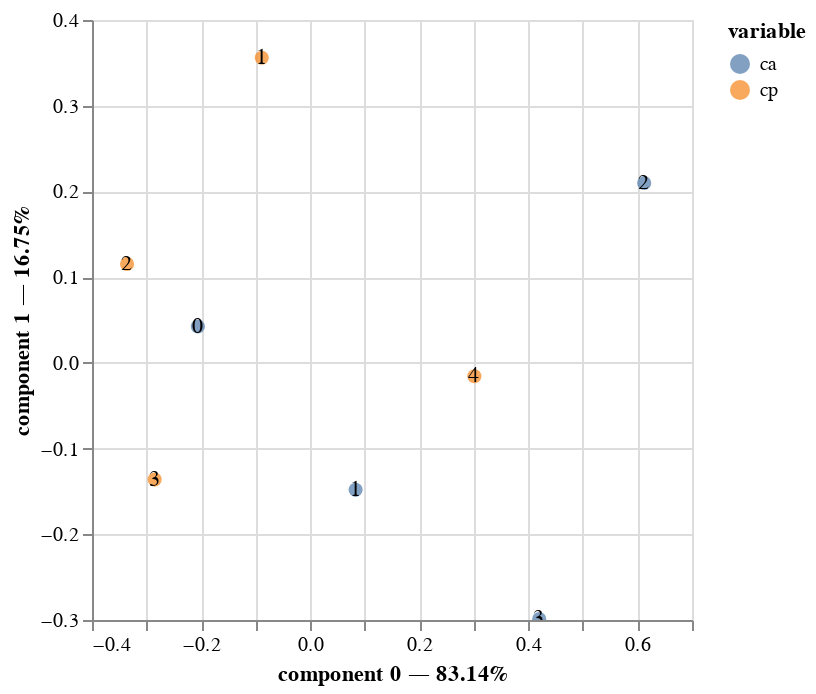

Here is the notebook cell this chart was saved with:
### Code cell
ca.plot(ca_cp__contingancyTab,
        x_component = 0,#First component
        y_component = 1,#Second component
        show_row_markers=True,
        show_column_markers=True,#
        show_row_labels=True,
        show_column_labels=True

)

### Figure 1 — Vega-Lite specification as saved in the notebook (floating-point values rounded to 4 significant figures)
{"config": {"view": {"continuousWidth": 300, "continuousHeight": 300}}, "layer": [{"data": {"name": "data-ae1740b1f84be4438f4fc8b4d1c6bd93"}, "mark": {"type": "circle", "size": 50}, "encoding": {"color": {"field": "variable", "type": "nominal"}, "tooltip": [{"field": "variable", "type": "nominal"}, {"field": "value", "type": "nominal"}, {"field": "component 0", "type": "quantitative"}, {"field": "component 1", "type": "quantitative"}], "x": {"axis": {"title": "component 0 — 83.14%"}, "field": "component 0", "scale": {"zero": false}, "type": "quantitative"}, "y": {"axis": {"title": "component 1 — 16.75%"}, "field": "component 1", "scale": {"zero": false}, "type": "quantitative"}}, "name": "view_1"}, {"data": {"name": "data-ae1740b1f84be4438f4fc8b4d1c6bd93"}, "mark": {"type": "text"}, "encoding": {"text": {"field": "label", "type": "nominal"}, "x": {"axis": {"title": "component 0 — 83.14%"}, "field": "component 0", "scale": {"zero": false}, "type": "quantitative"}, "y": {"axis": {"title": "component 1 — 16.75%"}, "field": "component 1", "scale": {"zero": false}, "type": "quantitative"}}}, {"data": {"name": "data-bfb34bc5840bc16d8fee946f04efc0c2"}, "mark": {"type": "circle", "size": 50}, "encoding": {"color": {"field": "variable", "type": "nominal"}, "tooltip": [{"field": "variable", "type": "nominal"}, {"field": "value", "type": "nominal"}, {"field": "component 0", "type": "quantitative"}, {"field": "component 1", "type": "quantitative"}], "x": {"axis": {"title": "component 0 — 83.14%"}, "field": "component 0", "scale": {"zero": false}, "type": "quantitative"}, "y": {"axis": {"title": "component 1 — 16.75%"}, "field": "component 1", "scale": {"zero": false}, "type": "quantitative"}}}, {"data": {"name": "data-bfb34bc5840bc16d8fee946f04efc0c2"}, "mark": {"type": "text"}, "encoding": {"text": {"field": "label", "type": "nominal"}, "x": {"axis": {"title": "component 0 — 83.14%"}, "field": "component 0", "scale": {"zero": false}, "type": "quantitative"}, "y": {"axis": {"title": "component 1 — 16.75%"}, "field": "component 1", "scale": {"zero": false}, "type": "quantitative"}}}], "params": [{"name": "param_1", "select": {"type": "interval", "encodings": ["x", "y"]}, "bind": "scales", "views": ["view_1"]}], "$schema": "https://vega.github.io/schema/vega-lite/v5.8.0.json", "datasets": {"data-ae1740b1f84be4438f4fc8b4d1c6bd93": [{"component 0": -0.0888, "component 1": 0.3559, "variable": "cp", "value": "1", "label": 1}, {"component 0": -0.3358, "component 1": 0.1154, "variable": "cp", "value": "2", "label": 2}, {"component 0": -0.2851, "component 1": -0.1362, "variable": "cp", "value": "3", "label": 3}, {"component 0": 0.3011, "component 1": -0.01558, "variable": "cp", "value": "4", "label": 4}], "data-bfb34bc5840bc16d8fee946f04efc0c2": [{"component 0": -0.206, "component 1": 0.0424, "variable": "ca", "value": "0.0", "label": 0.0}, {"component 0": 0.08324, "component 1": -0.1481, "variable": "ca", "value": "1.0", "label": 1.0}, {"component 0": 0.6123, "component 1": 0.2099, "variable": "ca", "value": "2.0", "label": 2.0}, {"component 0": 0.4199, "component 1": -0.2988, "variable": "ca", "value": "3.0", "label": 3.0}]}}
